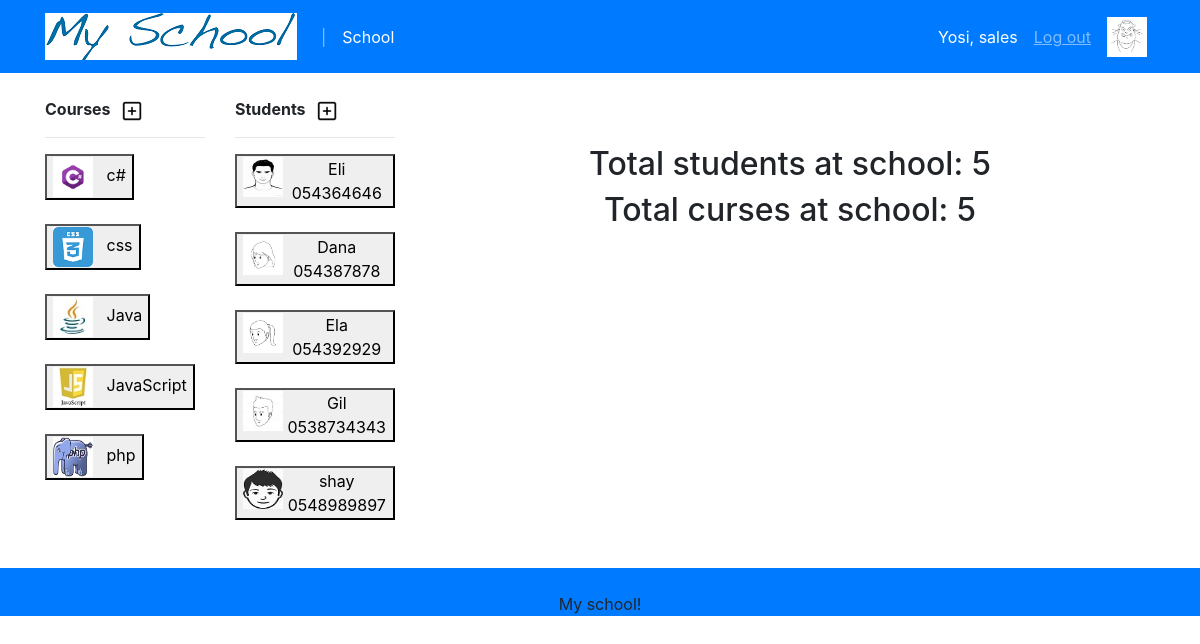
The page /view/main-school.php (signed in) on the database its author committed.
### tables this page shows
CREATE TABLE `course` (
  `course_id` int(11) NOT NULL,
  `course_name` varchar(20) NOT NULL,
  `course_description` varchar(250) NOT NULL,
  `course_image` varchar(55) NOT NULL
);

CREATE TABLE `student` (
  `student_id` int(11) NOT NULL,
  `student_name` varchar(20) NOT NULL,
  `student_phone` varchar(15) NOT NULL,
  `student_email` varchar(25) NOT NULL,
  `student_image` varchar(55) NOT NULL
);

### controller/course-controller.php (called while the page is built, shortened)
<?php
    require_once dirname(__FILE__).'/controller.php';
    require_once dirname(dirname(__FILE__)).'/bl/bl-course.php';
    class CourseController extends Controller {
        public function __construct(){
            $this->bl = new businessLogicCourse;
        }
    }
?>

### dal.php (called while the page is built, shortened)
<?php
    class DataAccessLayer
    {
        private $host = '127.0.0.1';
        private $db = 'school';
        private $user = 'root';
        private $pass = '';
        private $charset = 'utf8';
        private $dsn;
        private $opt = [
            PDO::ATTR_ERRMODE => PDO::ERRMODE_EXCEPTION,
            PDO::ATTR_DEFAULT_FETCH_MODE => PDO::FETCH_ASSOC,
            PDO::ATTR_EMULATE_PREPARES => false,
        ];
        public function __construct()
        {
            $this->dsn = "mysql:host=$this->host;dbname=$this->db;charset=$this->charset";
        }
        public function select($query, $param = null){
            $pdo = new PDO($this->dsn, $this->user, $this->pass, $this->opt);
            $statement = $pdo->prepare($query);
            if (empty($param))
                $statement->execute();
            else
                $statement->execute($param);
            return $statement;
        }
    }
?>

### bl/bl-course.php (called while the page is built, shortened)
<?php
    require_once dirname(dirname(__FILE__)).'/model/course-model.php';
    class businessLogicCourse extends BusinessLogic{
        public function get() {
            $query = 'SELECT * FROM `course`';
            $results = $this->dal->select($query);
            $resultsArray = [];
            while ($row = $results->fetch()) {
                array_push($resultsArray, new courseModel($row));
            }
            return $resultsArray;
        }
    }
?>

### controller/controller.php (called while the page is built, shortened)
<?php
abstract class Controller {
    protected $bl;
    public function actionGet(){
        $result = $this->bl->get();
        return $result;
    }
}

### model/course-model.php (called while the page is built, shortened)
<?php
    class CourseModel {
        private $course_id;
        private $course_name;
        private $course_image;
        function __construct($array) {
            if (isset($array['course_id']))
                $this->course_id = $array['course_id'];
            $this->course_name = $array['course_name'];
            $this->course_image = $array['course_image'];
        }
        function getCourseId() {
            return $this->course_id;
        }
        function getCourseName() {
            return $this->course_name;
        }
        function getCourseImage() {
            return $this->course_image;
        }
    }
?>

### controller/student-controller.php (called while the page is built, shortened)
<?php
    require_once dirname(__FILE__).'/controller.php';
    require_once dirname(dirname(__FILE__)).'/bl/bl-student.php';
    class StudentController extends Controller {
        public function __construct(){
            $this->bl = new businessLogicStudent;
        }
    }
?>

### bl/bl-student.php (called while the page is built, shortened)
<?php
    require_once dirname(dirname(__FILE__)).'/model/student-model.php';
    class businessLogicStudent extends BusinessLogic{
        public function get(){
            $query = 'SELECT * FROM `student`';
            $results = $this->dal->select($query);
            $resultsArray = [];
            while ($row = $results->fetch()) {
                array_push($resultsArray, new studentModel($row));
            }
            return $resultsArray;
        }
    }
?>

### model/student-model.php (called while the page is built, shortened)
<?php
    class StudentModel {
        private $student_id;
        private $student_name;
        private $student_phone;
        private $student_image;
        function __construct($array) {
            if (isset($array['student_id']))
                $this->student_id = $array['student_id'];
            $this->student_name = $array['student_name'];
            $this->student_phone = $array['student_phone'];
            $this->student_image = $array['student_image'];
        }
        function getStudentId() {
            return $this->student_id;
        }
        function getStudentName() {
            return $this->student_name;
        }
        function getStudentPhone() {
            return $this->student_phone;
        }
        function getStudentImage() {
            return $this->student_image;
        }
    }
?>

### view/side-school.php (the view, shortened to what this page needs)
<?php
    include dirname(__FILE__).'/header.php';
    require_once dirname(dirname(__FILE__)).'/controller/course-controller.php';
    require_once dirname(dirname(__FILE__)).'/controller/student-controller.php';
    $cCtrl = new CourseController;
    $courses = $cCtrl->actionGet();
    $sCtrl = new StudentController;
    $students = $sCtrl->actionGet();
?>
    <div class="row">
        <div class="col-sm-2">
            <div class="font-weight-bold">
                Courses &nbsp;
                <a class="nav-item active" href="view/add-edit-course.php"><img src="upload/plus.png" width="20px" height="20px"/> </a>
            </div>
            <hr>
            <form action='view/details-course.php' method='POST'>
                <?php
                    foreach ($courses as $course) { ?>
                        <div>
                            <button class="nav-item active design-hides" name="courseId" value="<?php echo $course->getCourseId() ?>">
                                <img src="upload/<?php echo $course->getCourseImage() ?>" width="40px" height="40px"/>
                                <?php echo $course->getCourseName() ?>
                            </button>
                        </div>
                        <br>
                <?php } ?>
            </form>
        </div>
        <div class="col-sm-2">
            <div class="font-weight-bold">
                Students &nbsp;
                <a class="nav-item active" href="view/add-edit-student.php"><img src="upload/plus.png" width="20px" height="20px"/> </a>
            </div>
            <hr>
            <form action='view/details-student.php' method='POST'>
                <?php
                    foreach ($students as $student) {
                ?>
                        <button class="nav-item active design-hides" name="studentId" value="<?php echo $student->getStudentId() ?>">
                            <div class = "row">
                                <div class="col-sm-3">
                                    <img src="upload/<?php echo $student->getStudentImage() ?>" width="40px" height="40px"/>
                                </div>
                                <div class="col-sm-9">
                                    <div> <?php echo $student->getStudentName() ?> </div>
                                    <div> <?php echo $student->getStudentPhone() ?> </div>
                                </div>
                            </div>
                        </button>
                        <br>
                        <br>
                <?php } ?>
            </form>
        </div>
        <div class="col-sm-8">
        <br>

### rows shown on the page
course: $course->getCourseId() 1 (drawn), course_image (picture), course_name "c#"
course: $course->getCourseId() 2 (drawn), course_image (picture), course_name "css"
course: $course->getCourseId() 3 (drawn), course_image (picture), course_name "Java"
course: $course->getCourseId() 5 (drawn), course_image (picture), course_name "JavaScript"
course: $course->getCourseId() 6 (drawn), course_image (picture), course_name "php"
student: $student->getStudentId() 1 (drawn), student_image (picture), student_name "Eli", student_phone "054364646"
student: $student->getStudentId() 2 (drawn), student_image (picture), student_name "Dana", student_phone "054387878"
student: $student->getStudentId() 3 (drawn), student_image (picture), student_name "Ela", student_phone "054392929"
student: $student->getStudentId() 4 (drawn), student_image (picture), student_name "Gil", student_phone "0538734343"
student: $student->getStudentId() 5 (drawn), student_image (picture), student_name "shay", student_phone "0548989897"

### other values the page prints
$_SESSION['name'] "Yosi"
$_SESSION['nameRole'] "sales"
$numS['COUNT(*)'] "5"
$numC['COUNT(*)'] "5"
